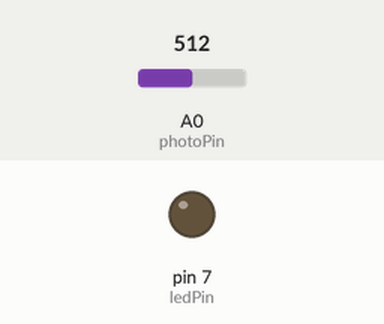
Recording of a sketch running on a simulated Arduino Uno, built with avr-gcc and run on an emulated ATmega328P. Shown: output pins drawn as LEDs (lit = HIGH). The inputs (shaded band) are chosen by the test bench; at power-on: A0 (photoPin) = 512.

Above: at 1.2 s.
1.3 s: A0 (photoPin) set to 317
2.8 s: A0 (photoPin) set to 295
At 3.4 s:
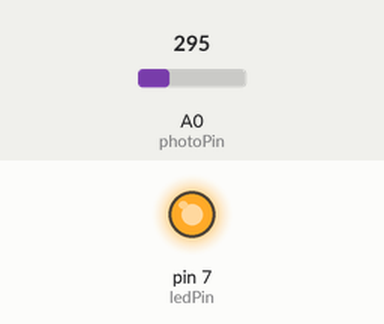
4.3 s: A0 (photoPin) set to 511
At 5.5 s:
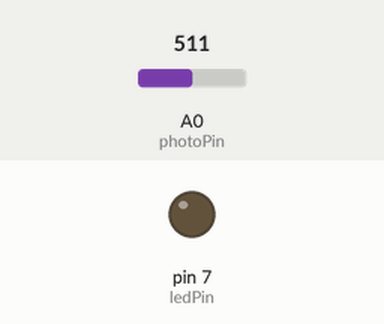
5.8 s: A0 (photoPin) set to 306
At 6.8 s:
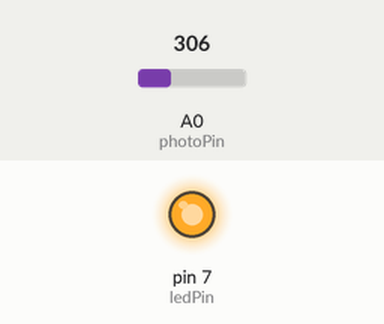
Timing chart, 0 to 8.3 s (numbered marks = the images above; inputs shaded):
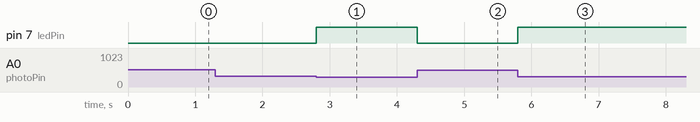

The sketch:

Light_Sensor_To_Serial_Monitor.ino
```cpp
int photoPin = A0;
int ledPin = 7;

void setup() {
  pinMode(ledPin, OUTPUT);
}

void loop() {
  int lightRaw = analogRead(photoPin);
  // to make the raw ADC values from the photoresistor a bit easier to visualize,
  //we use the map() function to convert the values to numbers between zero and ten
  int light = map(lightRaw, 1023, 0, 10, 0);

  if (light < 4) {
    digitalWrite(ledPin, HIGH);
  }

  else {
    digitalWrite(ledPin, LOW);
  }
}
```

Measured:
- the behaviour switches between 307 and 306 on A0 (photoPin) (found by bisection; images 0 and 1)
- after the input at 1.3 s, every drawn part: stays the same
- after the input at 2.8 s, pin 7 (ledPin): LOW → HIGH at once
- after the input at 4.3 s, pin 7 (ledPin): HIGH → LOW at once
- after the input at 5.8 s, pin 7 (ledPin): LOW → HIGH at once
